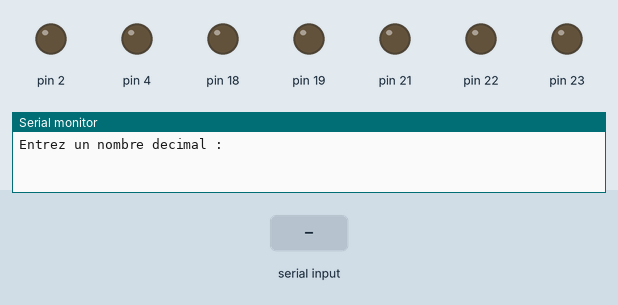
Bench run of a sketch on a simulated Arduino Mega 2560, built with avr-gcc and run on an emulated ATmega2560. Parts: output pins drawn as LEDs (lit = HIGH), the last lines printed to the serial monitor. The test bench sets the inputs (shaded band).

Above: at 1.2 s.
1.3 s: "90,45\n" received over Serial
At 3.5 s:
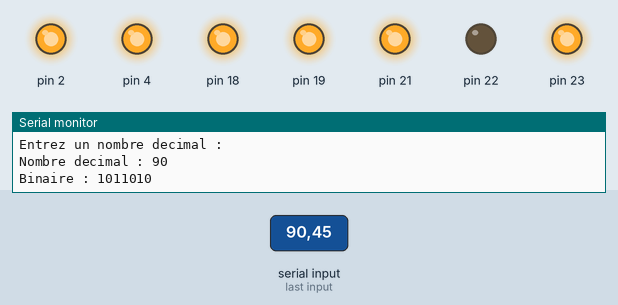
3.8 s: "30,150\n" received over Serial
At 5.6 s:
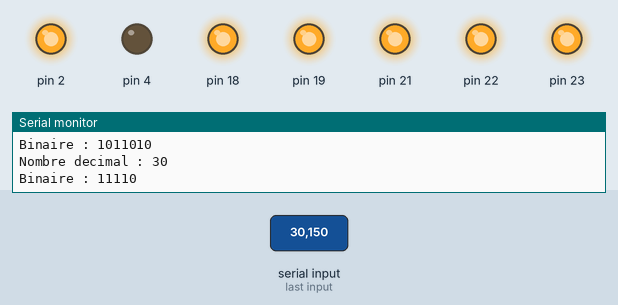
6.3 s: "5\n" received over Serial
At 8.5 s:
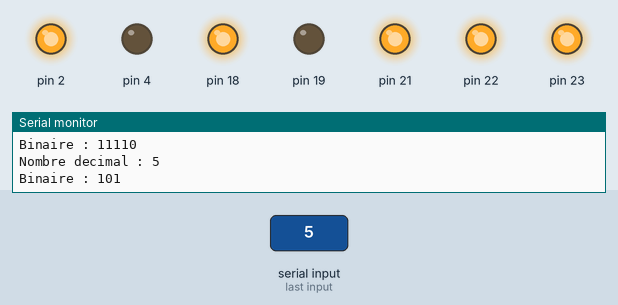
8.8 s: "200\n" received over Serial
At 10.5 s:
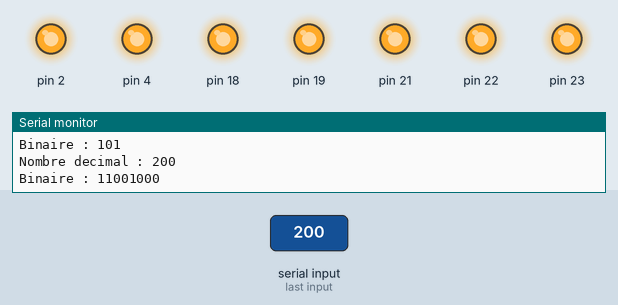
11.3 s: "90\n" received over Serial
At 13.6 s:
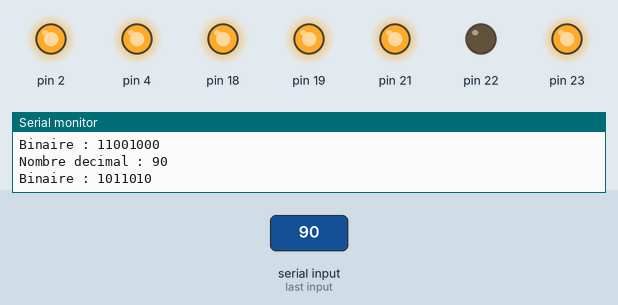
Timing chart, 0 to 14.8 s (numbered marks = the images above; inputs shaded):
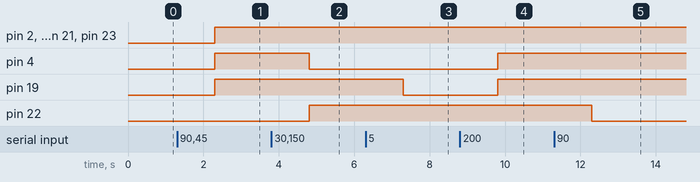

The sketch:

Decimal-to-7-Segment-Display-Converter.ino
```cpp
int nombre = 0;

void setup() {
  Serial.begin(19200);
  Serial.println("Entrez un nombre decimal : ");
  pinMode(2,OUTPUT);
  pinMode(4,OUTPUT);
  pinMode(22,OUTPUT);
  pinMode(18,OUTPUT);
  pinMode(19,OUTPUT);
  pinMode(21,OUTPUT);
  pinMode(23,OUTPUT);
}

void loop() {
  if (Serial.available() > 0) {
    nombre = Serial.parseInt();  // Lit un entier décimal
    Serial.readString();         // Vide le buffer

    Serial.print("Nombre decimal : ");
    Serial.println(nombre);

    Serial.print("Binaire : ");
    Serial.println(nombre, BIN);  // Affiche en binaire

    // Extraire bits BCD A, B, C, D
    int D = (nombre >> 0) & 1;
    int C = (nombre >> 1) & 1;
    int B = (nombre >> 2) & 1;
    int A = (nombre >> 3) & 1;
    bool a= (A) || (C) || (B&&D)|| (!D&&!B) ;
    bool b = !B || (!C && !D) || (C && D);
    bool c = !C || B || D;
    bool d = A || (!B && !D) || (C && !D) || (!B && C) || (B && !C && D);
    bool e = (C && !D) || (!B && !D);
    bool f = (!C && !D) || A || (B && !C) || (B && !D);
    bool g = A || (C && !D) || (B && !C) || (!B && C);
    digitalWrite(2, a ? HIGH : LOW);
    digitalWrite(4, b ? HIGH : LOW);
    digitalWrite(22, c ? HIGH : LOW);
    digitalWrite(18, d ? HIGH : LOW);
    digitalWrite(19, e ? HIGH : LOW);
    digitalWrite(21, f ? HIGH : LOW);
    digitalWrite(23, g ? HIGH : LOW);


  }
}
```

Measured:
- after the input at 1.3 s, pin 2, pin 4, pin 18, pin 19, pin 21, pin 23: LOW → HIGH after 1.0 s
- after the input at 3.8 s, pin 4: HIGH → LOW after 1.0 s; pin 22: LOW → HIGH after 1.0 s
- after the input at 6.3 s, pin 19: HIGH → LOW after 1.0 s
- after the input at 8.8 s, pin 4, pin 19: LOW → HIGH after 1.0 s
- after the input at 11.3 s, pin 22: HIGH → LOW after 1.0 s
